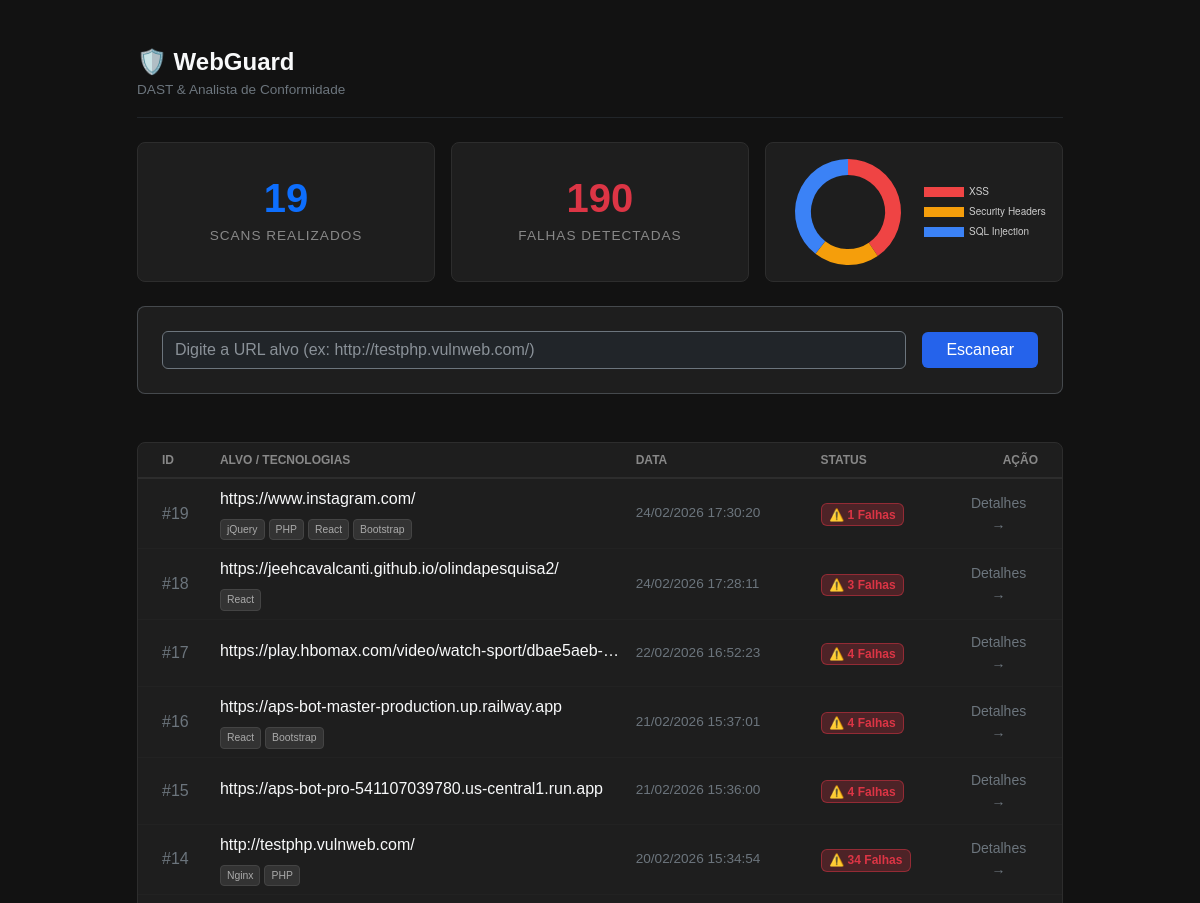
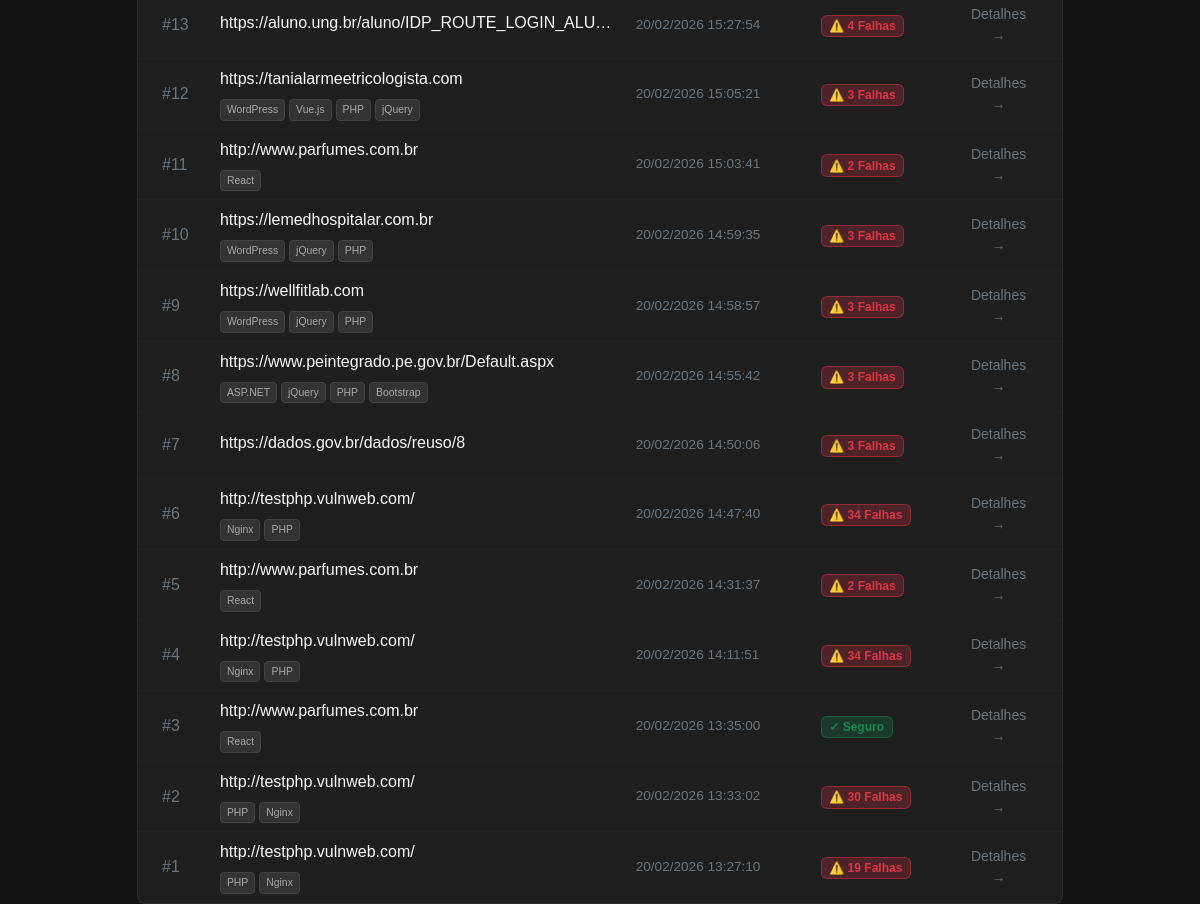
The page / on the database its author committed (2 pictures, top to bottom).
### tables this page shows
CREATE TABLE scans (
            id INTEGER PRIMARY KEY AUTOINCREMENT,
            target_url TEXT NOT NULL,
            scan_date TEXT NOT NULL,
            total_vulns INTEGER,
            vuln_details TEXT,
            technologies TEXT
        );

### web/app.py (the view)
@app.route('/')
def index():
    linhas = get_all_scans()
    historico_scans = []
    total_scans = len(linhas)
    total_vulns_geral = 0
    vuln_types_count = {}
    for linha in linhas:
        scan_id, target, date, total, vulns_str, techs_str = linha
        vulns_list = json.loads(vulns_str) if vulns_str else []
        techs_list = json.loads(techs_str) if techs_str else []
        total_vulns_geral += total
        for v in vulns_list:
            tipo_original = v.get('tipo', 'Outros')
            if 'XSS' in tipo_original:
                label = 'XSS'
            elif 'SQLi' in tipo_original:
                label = 'SQL Injection'
            elif 'Configuração' in tipo_original:
                label = 'Security Headers'
            else:
                label = 'Outros'
            vuln_types_count[label] = vuln_types_count.get(label, 0) + 1
        historico_scans.append({
            'id': scan_id,
            'target': target,
            'date': date,
            'total': total,
            'details': vulns_list,
            'techs': techs_list
        })
    stats = {
        'total_scans': total_scans,
        'total_vulns': total_vulns_geral,
        'chart_labels': json.dumps(list(vuln_types_count.keys())),
        'chart_data': json.dumps(list(vuln_types_count.values()))
    }
    return render_template('index.html', scans=historico_scans, stats=stats)

### db/database.py (called while the page is built)
def get_all_scans():
    conn = sqlite3.connect(DB_PATH)
    cursor = conn.cursor()
    cursor.execute("SELECT id, target_url, scan_date, total_vulns, vuln_details, technologies FROM scans ORDER BY id DESC")
    rows = cursor.fetchall()
    conn.close()
    return rows

### web/templates/index.html (shortened to what this page needs)
<!DOCTYPE html>
<html lang="pt-BR" data-bs-theme="dark">
<head>
    <link href="https://cdn.jsdelivr.net/npm/bootstrap@5.3.0/dist/css/bootstrap.min.css" rel="stylesheet">
</head>
<body>
    <div class="container mt-5" style="max-width: 950px;">
        <div class="d-flex justify-content-between align-items-center mb-4 pb-3 border-bottom border-dark">
            <div>
                <h2 class="mb-0 fw-bold text-light fs-4">🛡️ WebGuard</h2>
                <span class="text-secondary" style="font-size: 0.85rem;">DAST & Analista de Conformidade</span>
            </div>
        </div>
        <div class="row mb-4 g-3">
            <div class="col-md-4">
                <div class="card shadow-none h-100 p-4 d-flex flex-column justify-content-center text-center">
                    <div class="metric-value text-primary">{{ stats.total_scans }}</div>
                    <div class="metric-label">Scans Realizados</div>
                </div>
            </div>
            <div class="col-md-4">
                <div class="card shadow-none h-100 p-4 d-flex flex-column justify-content-center text-center">
                    <div class="metric-value text-danger">{{ stats.total_vulns }}</div>
                    <div class="metric-label">Falhas Detectadas</div>
                </div>
            </div>
            <div class="col-md-4">
                <div class="card shadow-none p-3 d-flex justify-content-center align-items-center" style="height: 140px;">
                    <canvas id="vulnChart"></canvas>
                </div>
            </div>
        </div>
        <div class="card mb-5 shadow-none border-secondary border-opacity-50">
            <div class="card-body p-4">
                <form id="scanForm" action="/scan" method="POST" class="d-flex align-items-center gap-3">
                    <input type="url" class="form-control bg-dark border-secondary text-light shadow-none" name="target_url" placeholder="Digite a URL alvo (ex: http://testphp.vulnweb.com/)" required>
                    <button type="submit" id="btnScan" class="btn btn-primary px-4 d-flex align-items-center gap-2">
                        <span id="btnText">Escanear</span>
                    </button>
                </form>
            </div>
        </div>
        <div class="card shadow-none">
            <div class="card-body p-0">
                <table class="table table-hover mb-0 align-middle">
                    <thead>
                        <tr>
                            <th class="ps-4" style="width: 8%">ID</th>
                            <th style="width: 45%">Alvo / Tecnologias</th>
                            <th style="width: 20%">Data</th>
                            <th style="width: 15%">Status</th>
                            <th class="pe-4 text-end" style="width: 12%">Ação</th>
                        </tr>
                    </thead>
                    <tbody>
                        {% for scan in scans %}
                        <tr>
                            <td class="ps-4 text-secondary">#{{ scan.id }}</td>
                            <td>
                                <div class="text-truncate text-light fw-medium mb-1" title="{{ scan.target }}">{{ scan.target }}</div>
                                <div class="d-flex flex-wrap">
                                    {% for tech in scan.techs %}
                                        <span class="tech-badge">{{ tech }}</span>
                                    {% endfor %}
                                </div>
                            </td>
                            <td class="text-secondary" style="font-size: 0.85rem;">{{ scan.date }}</td>
                            <td>
                                {% if scan.total > 0 %}
                                    <span class="badge bg-danger bg-opacity-25 text-danger border border-danger border-opacity-50">⚠️ {{ scan.total }} Falhas</span>
                                {% else %}
                                    <span class="badge bg-success bg-opacity-25 text-success border border-success border-opacity-50">✓ Seguro</span>
                                {% endif %}
                            </td>
                            <td class="pe-4 text-end">
                                <button class="btn btn-sm btn-outline-secondary border-0" data-bs-toggle="modal" data-bs-target="#modal{{ scan.id }}">Detalhes &rarr;</button>
                            </td>
                        </tr>
                        {% endfor %}
                    </tbody>
                </table>
            </div>
        </div>
    </div>
    <script>
        const labels = {{ stats.chart_labels | safe }};
        const data = {{ stats.chart_data | safe }};
        if(data.length > 0) {
            const ctx = document.getElementById('vulnChart').getContext('2d');
            new Chart(ctx, {
                type: 'doughnut',
                data: {
                    labels: labels,
                    datasets: [{
                        data: data,
                        backgroundColor: [
                            '#ef4444', // Vermelho para SQLi ou alto risco
                            '#f59e0b', // Laranja para XSS
                            '#3b82f6', // Azul para Headers/Configuração
                            '#8b5cf6'  // Roxo para Outros
                        ],
                        borderWidth: 0,
                        hoverOffset: 4
                    }]
                },
                options: {
                    responsive: true,
                    maintainAspectRatio: false,
                    plugins: {
                        legend: {
                            position: 'right',
                            labels: { color: '#ccc', font: { size: 10 } }
                        },
                        tooltip: {
                            callbacks: {
                                label: function(context) {
                                    return ' ' + context.label + ': ' + context.raw + ' falhas';
                                }
                            }
                        }
                    },
                    cutout: '70%'
                }
            });
        } else {
            // Se o banco estiver vazio e não houver dados, oculta o canvas
            document.getElementById('vulnChart').style.display = 'none';
        }
    </script>
</body>
</html>

### web/templates/index.html (style rules this page uses)
body { background-color: #121212; font-family: sans-serif; }
.card { background-color: #1e1e1e; border: 1px solid #2d2d2d; border-radius: 8px; }
.table { table-layout: fixed; --bs-table-bg: transparent; }
.table th { border-bottom: 2px solid #2d2d2d; color: #888; font-size: 0.75rem; text-transform: uppercase; }
.table td { border-bottom: 1px solid #222; vertical-align: middle; color: #ccc; }
.tech-badge { font-size: 0.65rem; background: #333; color: #aaa; padding: 2px 6px; border-radius: 4px; margin-right: 4px; border: 1px solid #444; display: inline-block; margin-top: 4px; }
.metric-value { font-size: 2.5rem; font-weight: 700; line-height: 1; margin-bottom: 0.5rem; }
.metric-label { font-size: 0.85rem; color: #888; text-transform: uppercase; letter-spacing: 1px; font-weight: 500; }
.btn-primary { background-color: #2563eb; border: none; }

### rows shown on the page
scans: id "19", target "https://www.instagram.com/", techs "jQuery" "PHP" "React" "Bootstrap", date "24/02/2026 17:30:20", total "1"
scans: id "18", target "https://jeehcavalcanti.github.io/olindapesquisa2/", techs "React", date "24/02/2026 17:28:11", total "3"
scans: id "17", target "https://play.hbomax.com/video/watch-sport/dbae5aeb-…", date "22/02/2026 16:52:23", total "4"
scans: id "16", target "https://aps-bot-master-production.up.railway.app", techs "React" "Bootstrap", date "21/02/2026 15:37:01", total "4"
scans: id "15", target "https://aps-bot-pro-541107039780.us-central1.run.app", date "21/02/2026 15:36:00", total "4"
scans: id "14", target "http://testphp.vulnweb.com/", techs "Nginx" "PHP", date "20/02/2026 15:34:54", total "34"
scans: id "13", target "https://aluno.ung.br/aluno/IDP_ROUTE_LOGIN_ALU…", date "20/02/2026 15:27:54", total "4"
scans: id "12", target "https://tanialarmeetricologista.com", techs "WordPress" "Vue.js" "PHP" "jQuery", date "20/02/2026 15:05:21", total "3"
scans: id "11", target "http://www.parfumes.com.br", techs "React", date "20/02/2026 15:03:41", total "2"
scans: id "10", target "https://lemedhospitalar.com.br", techs "WordPress" "jQuery" "PHP", date "20/02/2026 14:59:35", total "3"
scans: id "9", target "https://wellfitlab.com", techs "WordPress" "jQuery" "PHP", date "20/02/2026 14:58:57", total "3"
scans: id "8", target "https://www.peintegrado.pe.gov.br/Default.aspx", techs "ASP.NET" "jQuery" "PHP" "Bootstrap", date "20/02/2026 14:55:42", total "3"
scans: id "7", target "https://dados.gov.br/dados/reuso/8", date "20/02/2026 14:50:06", total "3"
scans: id "6", target "http://testphp.vulnweb.com/", techs "Nginx" "PHP", date "20/02/2026 14:47:40", total "34"
scans: id "5", target "http://www.parfumes.com.br", techs "React", date "20/02/2026 14:31:37", total "2"
scans: id "4", target "http://testphp.vulnweb.com/", techs "Nginx" "PHP", date "20/02/2026 14:11:51", total "34"
scans: id "3", target "http://www.parfumes.com.br", techs "React", date "20/02/2026 13:35:00", shows "✓ Seguro"
scans: id "2", target "http://testphp.vulnweb.com/", techs "PHP" "Nginx", date "20/02/2026 13:33:02", total "30"
scans: id "1", target "http://testphp.vulnweb.com/", techs "PHP" "Nginx", date "20/02/2026 13:27:10", total "19"

### other values the page prints
{{ stats.total_scans }} "19"
{{ stats.total_vulns }} "190"
